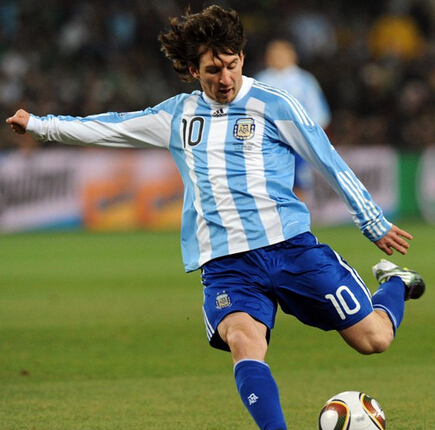
#> input picture OpenCV/pic/messi.jpg, 435 x 430 px, found by its file name
$ python '19-Canny边缘检测.py'
#> lines starting #> are read from the running program, lines starting #| are printed output that depends on the picture
'''
Canny边缘检测是一种非常流行的算法，由以下步骤构成：
1、噪声去除
    第一步是使用5X5的高斯滤波器去除噪声。
2、计算图像梯度
    对平滑后的图像使用Sobel算子计算水平方向和竖直方向的一阶导数。
3、非极大值抑制
    在获取梯度的方向和大小之后，应该对整幅图像做一个扫描，去除哪些非边界上的点。
    对每一个像素进行检查，看这个点的梯度是不是周围具有相通梯度方向的点中最大的。
4、滞后阈值
    现在要确定哪些边界才是真正的边界。
    我们需要设置两个阈值，minVal和maxVal，当图像的灰度梯度高于maxVal时被认为是真的边界。
    低于minVal的边界会被抛弃。

但是在OpenCV中只需要一个函数Canny()就可以完成以上几步。

这个函数的第一个参数是输入图像，第二个和第三个分别是minVal和maxVal。
然后是设置卷积核的大小，默认为3。最后一个参数用来设定求梯度大小的方程,默认为False。
def Canny(image, threshold1, threshold2, edges=None, apertureSize=None, L2gradient=None):
    .   @param image 8-bit input image.
    .   @param edges output edge map; single channels 8-bit image, which has the same size as image .
    .   @param threshold1 first threshold for the hysteresis procedure.
    .   @param threshold2 second threshold for the hysteresis procedure.
    .   @param apertureSize aperture size for the Sobel operator.

来看一个实例
'''

import cv2 as cv
from matplotlib import pyplot as plt

img = cv.imread('pic/messi.jpg',0)
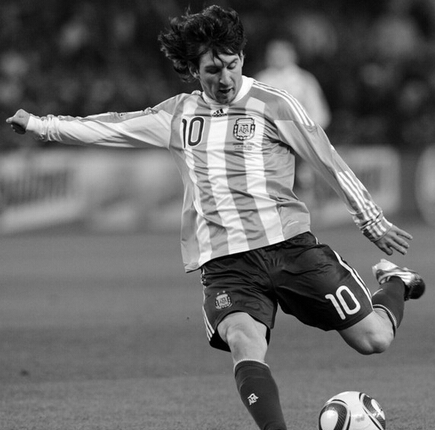
#> img: shape (430, 435); min 0, max 255, mean 104.4
edges = cv.Canny(img,190,200)#改变这里的阈值，会显示出图片更多或者更少的内容
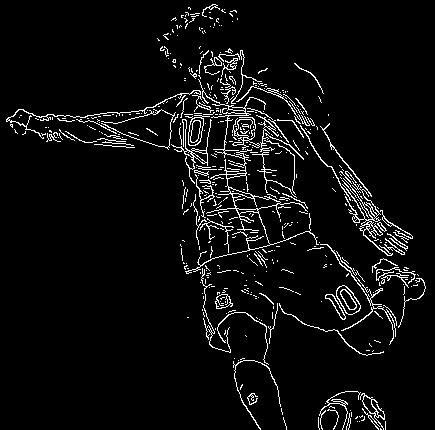
#> edges: shape (430, 435); 5.2% white in thin lines or dots

plt.subplot(121),plt.imshow(img,cmap = 'gray')
plt.title('Original Image'), plt.xticks([]), plt.yticks([])
plt.subplot(122),plt.imshow(edges,cmap = 'gray')
plt.title('Edge Image'), plt.xticks([]), plt.yticks([])

plt.show()
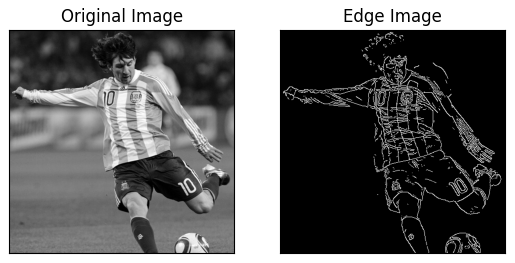
#> figure drawn by matplotlib, 2 panels

#此处传入图像。

$ run again, with OpenCV/pic/Direct_blending.jpg copied over OpenCV/pic/messi.jpg
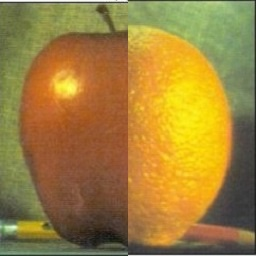
#> input picture OpenCV/pic/Direct_blending.jpg, 256 x 256 px, found by its file name
#> `edges = cv.Canny(img,190,200)#改变这里的阈值，会显示出图片更多或者更少的内容`:
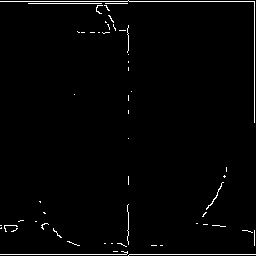
#> edges: shape (256, 256); 1.8% white in thin lines or dots
#> `plt.show()`:
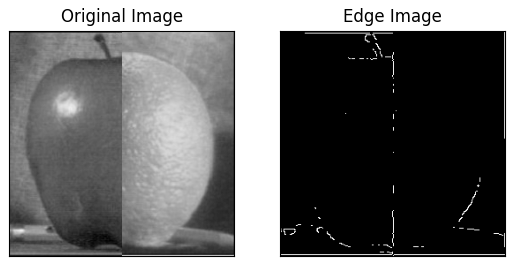
#> figure drawn by matplotlib, 2 panels
